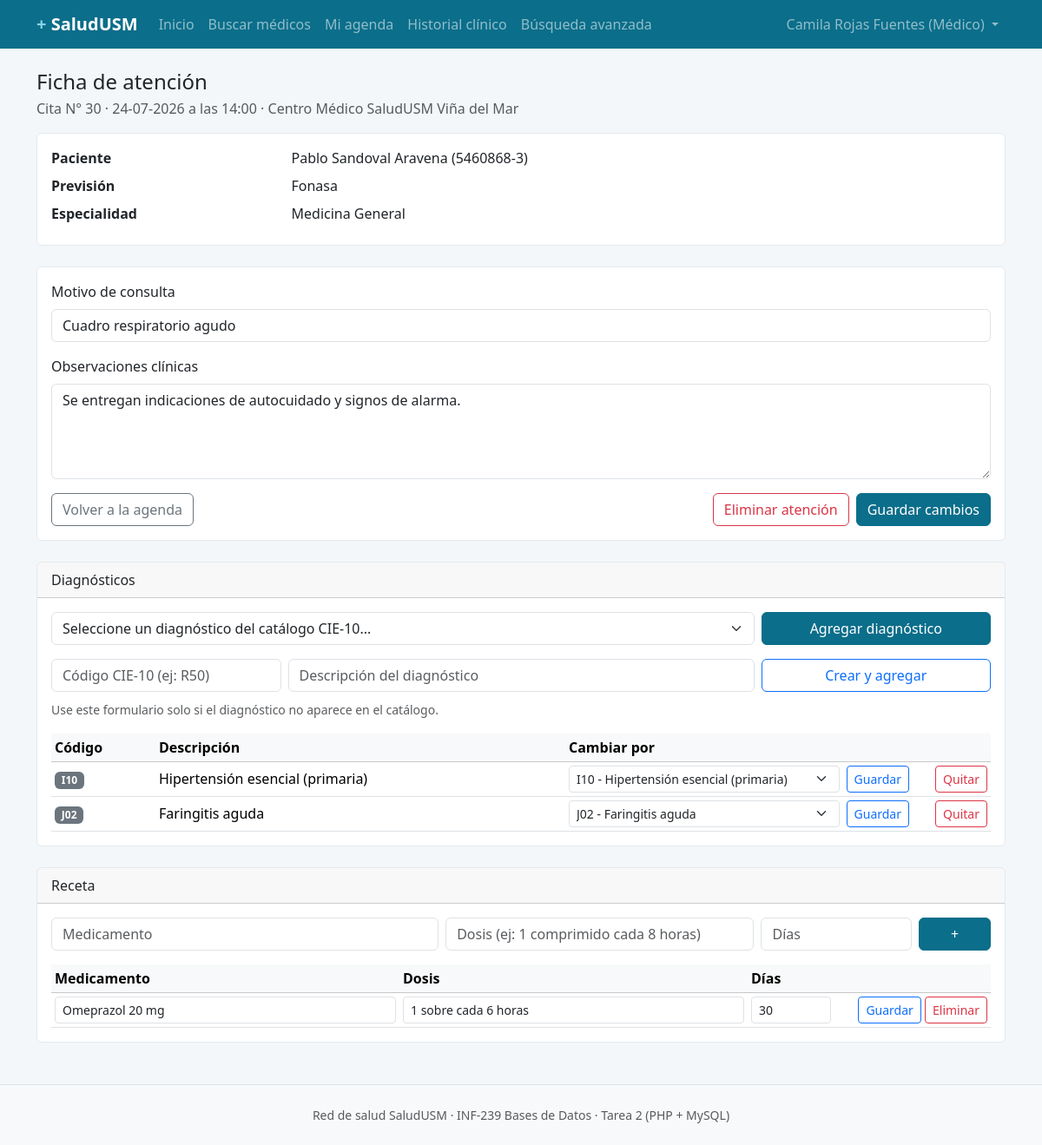
Before: /PHP/atencion.php?id_cita=30 (signed in) with the older database file.
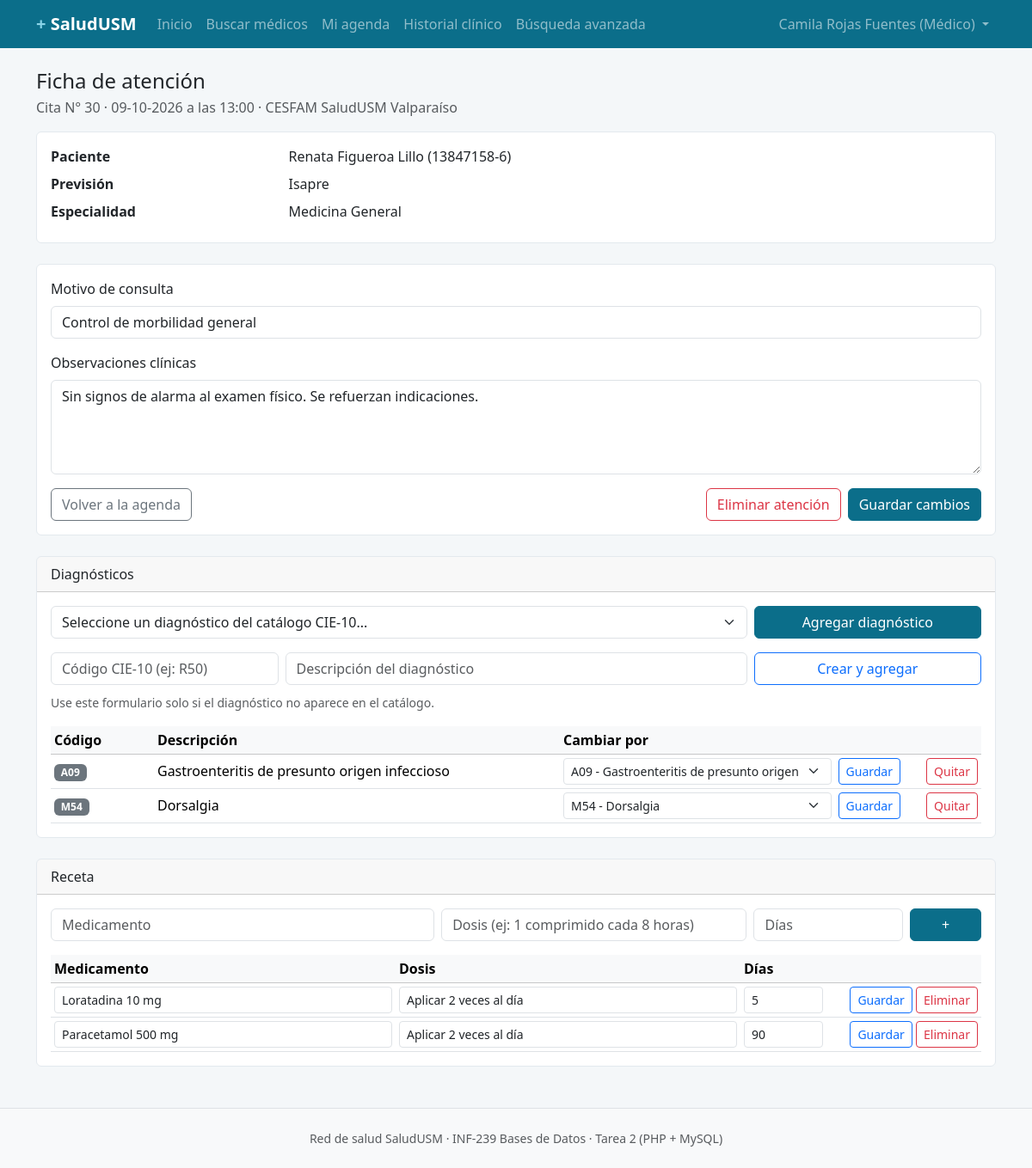
After: the same page with the newer database file.
### tables this page shows
CREATE TABLE atencion (
    id_atencion    INT          NOT NULL AUTO_INCREMENT,
    id_cita        INT          NOT NULL,
    motivo         VARCHAR(200) NOT NULL,
    observaciones  TEXT             NULL,
    fecha_registro DATETIME     NOT NULL DEFAULT CURRENT_TIMESTAMP,
    CONSTRAINT pk_atencion PRIMARY KEY (id_atencion),
    CONSTRAINT uq_atencion_cita UNIQUE (id_cita),
    CONSTRAINT fk_atencion_cita FOREIGN KEY (id_cita)
        REFERENCES cita (id_cita)
        ON UPDATE CASCADE ON DELETE CASCADE
);

CREATE TABLE diagnostico (
    id_diagnostico INT          NOT NULL AUTO_INCREMENT,
    codigo_cie10   VARCHAR(10)  NOT NULL,
    descripcion    VARCHAR(120) NOT NULL,
    CONSTRAINT pk_diagnostico PRIMARY KEY (id_diagnostico),
    CONSTRAINT uq_diagnostico_codigo UNIQUE (codigo_cie10)
);

CREATE TABLE receta (
    id_receta        INT          NOT NULL AUTO_INCREMENT,
    id_atencion      INT          NOT NULL,
    medicamento      VARCHAR(80)  NOT NULL,
    dosis            VARCHAR(60)  NOT NULL,
    dias_tratamiento INT          NOT NULL,
    CONSTRAINT pk_receta PRIMARY KEY (id_receta),
    CONSTRAINT ck_receta_dias CHECK (dias_tratamiento > 0),
    CONSTRAINT fk_receta_atencion FOREIGN KEY (id_atencion)
        REFERENCES atencion (id_atencion)
        ON UPDATE CASCADE ON DELETE CASCADE
);

### PHP/funciones.php (called while the page is built, shortened)
<?php
function h($texto)
{
    return htmlspecialchars((string)$texto, ENT_QUOTES, 'UTF-8');
}
function fecha_cl($fecha)
{
    return date('d-m-Y', strtotime($fecha));
}
function hora_corta($hora)
{
    return substr((string)$hora, 0, 5);
}

### PHP/atencion.php (the view, shortened to what the changed rows need)
<?php
require_once 'funciones.php';
$id_cita = (int)($_GET['id_cita'] ?? $_POST['id_cita'] ?? 0);
$st = $pdo->prepare('SELECT * FROM vw_cita_detalle WHERE id_cita = ? AND rut_medico = ?');
$st->execute([$id_cita, rut_actual()]);
$cita = $st->fetch();
$st = $pdo->prepare('SELECT * FROM atencion WHERE id_cita = ?');
$st->execute([$id_cita]);
$atencion = $st->fetch();
$asignados = [];
$lineas    = [];
if ($atencion) {
    $id_atencion = (int)$atencion['id_atencion'];
    $st = $pdo->prepare('SELECT d.id_diagnostico, d.codigo_cie10, d.descripcion
                         FROM   atencion_diagnostico ad
                         JOIN   diagnostico d ON d.id_diagnostico = ad.id_diagnostico
                         WHERE  ad.id_atencion = ?
                         ORDER BY d.codigo_cie10');
    $st->execute([$id_atencion]);
    $asignados = $st->fetchAll();
    $st = $pdo->prepare('SELECT * FROM receta WHERE id_atencion = ? ORDER BY id_receta');
    $st->execute([$id_atencion]);
    $lineas = $st->fetchAll();
}
$catalogo = $pdo->query('SELECT id_diagnostico, codigo_cie10, descripcion
                         FROM diagnostico ORDER BY codigo_cie10')->fetchAll();
require 'cabecera.php';
?>
<h1 class="h4 mb-1">Ficha de atención</h1>
<p class="text-muted">
    Cita N° <?= (int)$cita['id_cita'] ?> &middot; <?= fecha_cl($cita['fecha']) ?>
    a las <?= hora_corta($cita['hora_inicio']) ?> &middot; <?= h($cita['centro']) ?>
</p>
<div class="card mb-4">
    <div class="card-body">
        <dl class="row mb-0">
            <dt class="col-sm-3">Paciente</dt>
            <dd class="col-sm-9"><?= h($cita['paciente']) ?> (<?= h($cita['rut_paciente']) ?>)</dd>
            <dt class="col-sm-3">Previsión</dt>
            <dd class="col-sm-9"><?= h($cita['prevision']) ?></dd>
            <dt class="col-sm-3">Especialidad</dt>
            <dd class="col-sm-9"><?= h($cita['especialidad']) ?></dd>
        </dl>
    </div>
</div>
<form method="post" action="atencion.php" class="card mb-4">
    <div class="card-body">
        <div class="mb-3">
            <label class="form-label" for="motivo">Motivo de consulta</label>
            <input type="text" class="form-control" id="motivo" name="motivo" maxlength="200"
                   value="<?= h($atencion['motivo'] ?? '') ?>" required>
        </div>
        <div class="mb-3">
            <label class="form-label" for="observaciones">Observaciones clínicas</label>
            <textarea class="form-control" id="observaciones" name="observaciones"
                      rows="4"><?= h($atencion['observaciones'] ?? '') ?></textarea>
        </div>
    </div>
</form>
<?php if ($atencion): ?>
    <div class="card mb-4">
        <div class="card-header">Diagnósticos</div>
        <div class="card-body">
            <div class="table-responsive">
                <table class="table table-sm table-hover align-middle mb-0">
                    <thead class="table-light">
                        <tr>
                            <th style="width:120px">Código</th>
                            <th>Descripción</th>
                            <th style="width:400px">Cambiar por</th>
                            <th class="text-end" style="width:90px"></th>
                        </tr>
                    </thead>
                    <tbody>
                    <?php foreach ($asignados as $d): ?>
                        <tr>
                            <td><span class="badge bg-secondary"><?= h($d['codigo_cie10']) ?></span></td>
                            <td><?= h($d['descripcion']) ?></td>
                            <td>
                                <form method="post" action="atencion.php" class="d-flex gap-2">
                                    <select class="form-select form-select-sm" name="id_nuevo" required>
                                        <?php foreach ($catalogo as $c): ?>
                                            <option value="<?= (int)$c['id_diagnostico'] ?>"
                                                <?= $c['id_diagnostico'] == $d['id_diagnostico'] ? 'selected' : '' ?>>
                                                <?= h($c['codigo_cie10']) ?> - <?= h($c['descripcion']) ?>
                                            </option>
                                        <?php endforeach; ?>
                                    </select>
                                    <button class="btn btn-sm btn-outline-primary" type="submit">Guardar</button>
                                </form>
                            </td>
                            <td class="text-end">
                                <form method="post" action="atencion.php"
                                      onsubmit="return confirm('¿Quitar este diagnóstico de la atención?');">
                                    <button class="btn btn-sm btn-outline-danger" type="submit">Quitar</button>
                                </form>
                            </td>
                        </tr>
                    <?php endforeach; ?>
                    </tbody>
                </table>
            </div>
        </div>
    </div>
    <div class="card mb-4">
        <div class="card-header">Receta</div>
        <div class="card-body">
            <div class="table-responsive">
                <table class="table table-sm table-hover align-middle mb-0">
                    <thead class="table-light">
                        <tr>
                            <th>Medicamento</th>
                            <th>Dosis</th>
                            <th style="width:100px">Días</th>
                            <th class="text-end" style="width:180px"></th>
                        </tr>
                    </thead>
                    <tbody>
                    <?php foreach ($lineas as $r): $fid = 'receta-' . (int)$r['id_receta']; ?>
                        <tr>
                            <td>
                                <input type="text" class="form-control form-control-sm" name="medicamento"
                                       form="<?= $fid ?>" value="<?= h($r['medicamento']) ?>"
                                       maxlength="80" required>
                            </td>
                            <td><input type="text" class="form-control form-control-sm" name="dosis"
                                       form="<?= $fid ?>" value="<?= h($r['dosis']) ?>"
                                       maxlength="60" required></td>
                            <td><input type="number" class="form-control form-control-sm" name="dias_tratamiento"
                                       form="<?= $fid ?>" value="<?= (int)$r['dias_tratamiento'] ?>"
                                       min="1" required></td>
                            <td class="text-end">
                                <button class="btn btn-sm btn-outline-primary" type="submit" form="<?= $fid ?>"
                                        name="accion" value="editar_receta">Guardar</button>
                                <button class="btn btn-sm btn-outline-danger" type="submit" form="<?= $fid ?>"
                                        name="accion" value="eliminar_receta"
                                        onclick="return confirm('¿Eliminar este medicamento de la receta?');">
                                    Eliminar
                                </button>
                            </td>
                        </tr>
                    <?php endforeach; ?>
                    </tbody>
                </table>
            </div>
        </div>
    </div>
<?php endif; ?>
<?php require 'pie.php'; ?>

Changed rows visible on the page:
no longer on this page (row unchanged): diagnostico: codigo_cie10 "I10", descripcion "Hipertensión esencial (primaria)", id_nuevo "I10 - Hipertensión esencial (primaria)"
no longer on this page (row unchanged): diagnostico: codigo_cie10 "J02", descripcion "Faringitis aguda", id_nuevo "J02 - Faringitis aguda"
no longer on this page (row edited): receta: medicamento "Omeprazol 20 mg", dosis "1 sobre cada 6 horas", dias_tratamiento "30"
changed atencion: motivo "Cuadro respiratorio agudo" → "Control de morbilidad general"; observaciones "Se entregan indicaciones de autocuidado y signos de alarma." → "Sin signos de alarma al examen físico. Se refuerzan indicaciones."
now on this page (row unchanged): diagnostico: codigo_cie10 "A09", descripcion "Gastroenteritis de presunto origen infeccioso", id_nuevo "A09 - Gastroenteritis de presunto origen infeccioso"
now on this page (row unchanged): diagnostico: codigo_cie10 "M54", descripcion "Dorsalgia", id_nuevo "M54 - Dorsalgia"
now on this page (row edited): receta: medicamento "Loratadina 10 mg", dosis "Aplicar 2 veces al día", dias_tratamiento "5"
now on this page (row edited): receta: medicamento "Paracetamol 500 mg", dosis "Aplicar 2 veces al día", dias_tratamiento "90"
Other visible differences:
fecha_cl($cita['fecha']): "24-07-2026" → "09-10-2026"
hora_corta($cita['hora_inicio']): "14:00" → "13:00"
$cita['centro']: "Centro Médico SaludUSM Viña del Mar" → "CESFAM SaludUSM Valparaíso"
$cita['paciente']: "Pablo Sandoval Aravena" → "Renata Figueroa Lillo"
$cita['rut_paciente']: "5460868-3" → "13847158-6"
$cita['prevision']: "Fonasa" → "Isapre"
